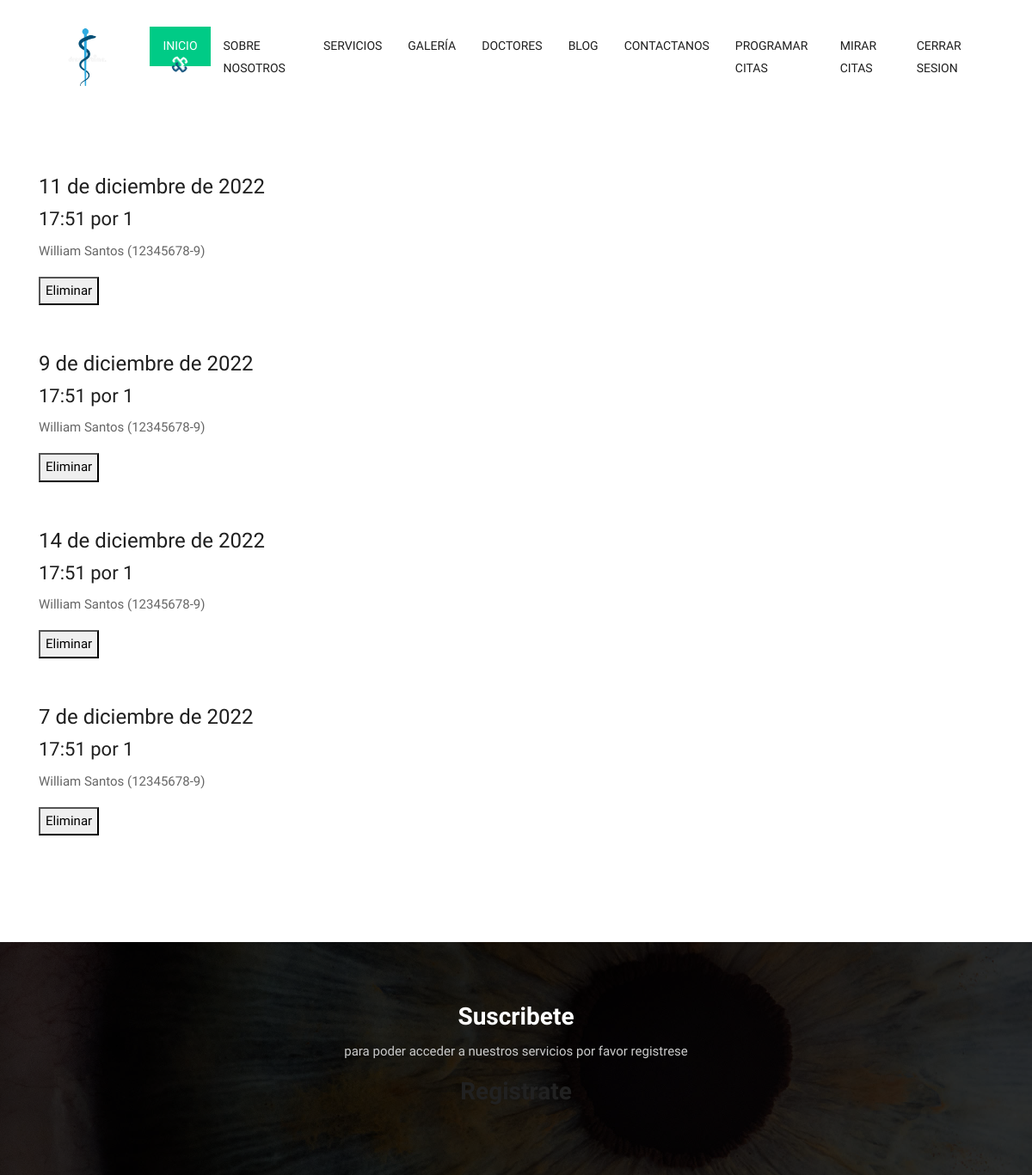
The app's page /citas (signed in) with its own data.
### appMedica/models.py (models this page shows, shortened)
class Cita(models.Model):
    fechaCita = models.DateField(verbose_name="fecha de la cita")
    horaInicioCita = models.TimeField(default=0, verbose_name="hora de la cita")
    duracionCita = models.IntegerField(default=0, verbose_name="duracion aproximada de la cita")
    pacienteCita = models.ForeignKey(Perfil, on_delete=models.DO_NOTHING, related_name="pacienteCita")
    medicoCita = models.ForeignKey(Medico, on_delete=models.DO_NOTHING, related_name="medicoCita", verbose_name="médico para la cita")

class Medico(models.Model):
    user = models.OneToOneField(User, on_delete=models.CASCADE)
    rutUsuario = models.IntegerField(primary_key=True, verbose_name="rut(sin digito verificador)")
    dvUsuario = models.CharField(max_length=1, verbose_name="digito verificador")
    nombreUsuario = models.CharField(max_length=30, verbose_name="nombre")
    apellidoUsuario = models.CharField(max_length=30, verbose_name="apellido")
    direccionUsuario = models.CharField(max_length=40, verbose_name="dirrecion")
    telefonoUsuario = models.CharField(max_length=12, verbose_name="telefono celular")
    mailUsuario = models.EmailField(max_length=40, verbose_name="email")
    especialidadUsuario = models.ForeignKey(Especialidad, on_delete=models.DO_NOTHING, verbose_name="especialidad del medico", default=None)
    def __str__(self):
        return f"{self.nombreUsuario} {self.apellidoUsuario} ({self.rutUsuario}-{self.dvUsuario})"

### appMedica/views.py (the view)
# urls.py: path("citas", citas, name="citas"),
def citas(request):
    usuario = request.user
    cita = Cita.objects
    if request.method == "POST":
        if request.POST.get("eliminar"):
            cita.get(id=request.POST["eliminar"]).delete()
    if usuario.is_authenticated:
        citas = Cita.objects.filter(pacienteCita= Perfil.objects.get(user=request.user))
        return render(request, "citas.html", {"citas": citas})
    else:
        return redirect("home")

### templates/citas.html (shortened to what this page needs)
{% extends "index.html" %}
{% load static %}
{% block content %}
<div class="contact-box">
    <div class="container">
        <div class="row">
            <div class="col-lg-12 col-xs-12">
                <div class="contact-block">
                    {% for i in citas %}
                    <form action="" method="POST">
                        <h1>{{i.fechaCita}}</h1>
                        <h2>{{i.horaInicioCita}} por {{i.duracionCita}}</h2>
                        <p>{{i.medicoCita}}</p>
                        <button type="submit" value="{{i.id}}" name="eliminar">Eliminar</button>
                    </form>
                    <br>
                    <br>
                    {% endfor %}
                </div>
            </div>
        </div>
    </div>
</div>
{% endblock %}

### static/css/style.css (style rules this page uses)
body { color: #666666; font-size: 15px; font-family: 'Catamaran', sans-serif; line-height: 1.80857; }
h1, h2, h3, h4, h5, h6 { letter-spacing: 0; font-weight: normal; position: relative; padding: 0 0 10px 0; font-weight: normal; line-height: 120% !important; color: #1f1f1f; margin: 0 }
h1 { font-size: 24px }
h2 { font-size: 22px }
.contact-box { padding: 70px 0px; }

### records on screen
Cita: fechaCita "11 de diciembre de 2022", horaInicioCita "17:51", duracionCita "1", medicoCita "William Santos (12345678-9)", {{ i.id }} 3 (drawn)
Cita: fechaCita "9 de diciembre de 2022", horaInicioCita "17:51", duracionCita "1", medicoCita "William Santos (12345678-9)", {{ i.id }} 4 (drawn)
Cita: fechaCita "14 de diciembre de 2022", horaInicioCita "17:51", duracionCita "1", medicoCita "William Santos (12345678-9)", {{ i.id }} 6 (drawn)
Cita: fechaCita "7 de diciembre de 2022", horaInicioCita "17:51", duracionCita "1", medicoCita "William Santos (12345678-9)", {{ i.id }} 7 (drawn)
